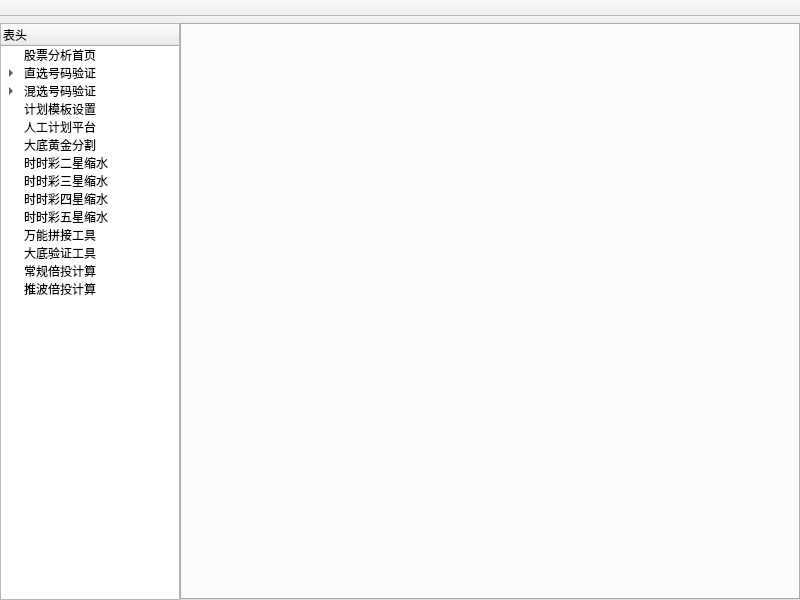
<?xml version="1.0" encoding="UTF-8"?>
<ui version="4.0">
 <class>maincontent</class>
 <widget class="QMainWindow" name="maincontent">
  <property name="enabled">
   <bool>true</bool>
  </property>
  <property name="geometry">
   <rect>
    <x>0</x>
    <y>0</y>
    <width>800</width>
    <height>600</height>
   </rect>
  </property>
  <property name="windowTitle">
   <string>MainWindow</string>
  </property>
  <widget class="QWidget" name="centralwidget">
   <layout class="QVBoxLayout" name="verticalLayout">
    <property name="spacing">
     <number>0</number>
    </property>
    <property name="leftMargin">
     <number>0</number>
    </property>
    <property name="topMargin">
     <number>0</number>
    </property>
    <property name="rightMargin">
     <number>0</number>
    </property>
    <property name="bottomMargin">
     <number>0</number>
    </property>
    <item>
     <layout class="QHBoxLayout" name="horizontalLayout">
      <property name="spacing">
       <number>0</number>
      </property>
      <property name="topMargin">
       <number>6</number>
      </property>
      <item>
       <widget class="QTreeWidget" name="treeWidgetMenu">
        <property name="minimumSize">
         <size>
          <width>180</width>
          <height>0</height>
         </size>
        </property>
        <property name="maximumSize">
         <size>
          <width>180</width>
          <height>16777215</height>
         </size>
        </property>
        <column>
         <property name="text">
          <string>表头</string>
         </property>
        </column>
        <item>
         <property name="text">
          <string>股票分析首页</string>
         </property>
         <property name="icon">
          <iconset resource="../res.qrc">
           <normaloff>:/image/image/app.jpg</normaloff>:/image/image/app.jpg</iconset>
         </property>
        </item>
        <item>
         <property name="text">
          <string>直选号码验证</string>
         </property>
         <property name="icon">
          <iconset resource="../res.qrc">
           <normaloff>:/image/image/floder.png</normaloff>:/image/image/floder.png</iconset>
         </property>
         <item>
          <property name="text">
           <string>定位胆</string>
          </property>
          <property name="icon">
           <iconset resource="../res.qrc">
            <normaloff>:/image/image/tc.ico</normaloff>:/image/image/tc.ico</iconset>
          </property>
         </item>
         <item>
          <property name="text">
           <string>二星直选</string>
          </property>
          <property name="icon">
           <iconset resource="../res.qrc">
            <normaloff>:/image/image/tc.ico</normaloff>:/image/image/tc.ico</iconset>
          </property>
         </item>
         <item>
          <property name="text">
           <string>三星直选</string>
          </property>
          <property name="icon">
           <iconset resource="../res.qrc">
            <normaloff>:/image/image/tc.ico</normaloff>:/image/image/tc.ico</iconset>
          </property>
         </item>
         <item>
          <property name="text">
           <string>四星直选</string>
          </property>
          <property name="icon">
           <iconset resource="../res.qrc">
            <normaloff>:/image/image/tc.ico</normaloff>:/image/image/tc.ico</iconset>
          </property>
         </item>
         <item>
          <property name="text">
           <string>五星直选</string>
          </property>
          <property name="icon">
           <iconset resource="../res.qrc">
            <normaloff>:/image/image/tc.ico</normaloff>:/image/image/tc.ico</iconset>
          </property>
         </item>
        </item>
        <item>
         <property name="text">
          <string>混选号码验证</string>
         </property>
         <property name="icon">
          <iconset resource="../res.qrc">
           <normaloff>:/image/image/floder.png</normaloff>:/image/image/floder.png</iconset>
         </property>
         <item>
          <property name="text">
           <string>二星混选</string>
          </property>
          <property name="icon">
           <iconset resource="../res.qrc">
            <normaloff>:/image/image/tc.ico</normaloff>:/image/image/tc.ico</iconset>
          </property>
         </item>
         <item>
          <property name="text">
           <string>三星混选</string>
          </property>
          <property name="icon">
           <iconset resource="../res.qrc">
            <normaloff>:/image/image/tc.ico</normaloff>:/image/image/tc.ico</iconset>
          </property>
         </item>
        </item>
        <item>
         <property name="text">
          <string>计划模板设置</string>
         </property>
         <property name="icon">
          <iconset resource="../res.qrc">
           <normaloff>:/image/image/60000958.png</normaloff>:/image/image/60000958.png</iconset>
         </property>
        </item>
        <item>
         <property name="text">
          <string>人工计划平台</string>
         </property>
         <property name="icon">
          <iconset resource="../res.qrc">
           <normaloff>:/image/image/MixFileType.png</normaloff>:/image/image/MixFileType.png</iconset>
         </property>
        </item>
        <item>
         <property name="text">
          <string>大底黄金分割</string>
         </property>
         <property name="icon">
          <iconset resource="../res.qrc">
           <normaloff>:/image/image/v009_24.png</normaloff>:/image/image/v009_24.png</iconset>
         </property>
        </item>
        <item>
         <property name="text">
          <string>时时彩二星缩水</string>
         </property>
         <property name="icon">
          <iconset resource="../res.qrc">
           <normaloff>:/image/image/money.png</normaloff>:/image/image/money.png</iconset>
         </property>
        </item>
        <item>
         <property name="text">
          <string>时时彩三星缩水</string>
         </property>
         <property name="icon">
          <iconset resource="../res.qrc">
           <normaloff>:/image/image/money.png</normaloff>:/image/image/money.png</iconset>
         </property>
        </item>
        <item>
         <property name="text">
          <string>时时彩四星缩水</string>
         </property>
         <property name="icon">
          <iconset resource="../res.qrc">
           <normaloff>:/image/image/money.png</normaloff>:/image/image/money.png</iconset>
         </property>
        </item>
        <item>
         <property name="text">
          <string>时时彩五星缩水</string>
         </property>
         <property name="icon">
          <iconset resource="../res.qrc">
           <normaloff>:/image/image/money.png</normaloff>:/image/image/money.png</iconset>
         </property>
        </item>
        <item>
         <property name="text">
          <string>万能拼接工具</string>
         </property>
         <property name="icon">
          <iconset resource="../res.qrc">
           <normaloff>:/image/image/jskt_1.png</normaloff>:/image/image/jskt_1.png</iconset>
         </property>
        </item>
        <item>
         <property name="text">
          <string>大底验证工具</string>
         </property>
         <property name="icon">
          <iconset resource="../res.qrc">
           <normaloff>:/image/image/jskt_1.png</normaloff>:/image/image/jskt_1.png</iconset>
         </property>
        </item>
        <item>
         <property name="text">
          <string>常规倍投计算</string>
         </property>
         <property name="icon">
          <iconset resource="../res.qrc">
           <normaloff>:/image/image/calc.png</normaloff>:/image/image/calc.png</iconset>
         </property>
        </item>
        <item>
         <property name="text">
          <string>推波倍投计算</string>
         </property>
         <property name="icon">
          <iconset resource="../res.qrc">
           <normaloff>:/image/image/calc.png</normaloff>:/image/image/calc.png</iconset>
         </property>
        </item>
       </widget>
      </item>
      <item>
       <widget class="QTabWidget" name="tabWidgetContent"/>
      </item>
     </layout>
    </item>
   </layout>
  </widget>
  <widget class="QToolBar" name="toolBar">
   <property name="enabled">
    <bool>true</bool>
   </property>
   <property name="minimumSize">
    <size>
     <width>0</width>
     <height>0</height>
    </size>
   </property>
   <property name="windowTitle">
    <string>toolBar</string>
   </property>
   <property name="movable">
    <bool>false</bool>
   </property>
   <property name="toolButtonStyle">
    <enum>Qt::ToolButtonTextBesideIcon</enum>
   </property>
   <attribute name="toolBarArea">
    <enum>TopToolBarArea</enum>
   </attribute>
   <attribute name="toolBarBreak">
    <bool>false</bool>
   </attribute>
  </widget>
  <action name="actionLogin">
   <property name="icon">
    <iconset resource="../res.qrc">
     <normaloff>:/image/image/login.png</normaloff>:/image/image/login.png</iconset>
   </property>
   <property name="text">
    <string>立刻登录</string>
   </property>
   <property name="toolTip">
    <string>&lt;html&gt;&lt;head/&gt;&lt;body&gt;&lt;font color=&quot;#123456&quot;&gt;立刻登录&lt;/font&gt;&lt;/body&gt;&lt;/html&gt;
</string>
   </property>
  </action>
  <action name="actionRegister">
   <property name="icon">
    <iconset resource="../res.qrc">
     <normaloff>:/image/image/register.png</normaloff>:/image/image/register.png</iconset>
   </property>
   <property name="text">
    <string>用户注册</string>
   </property>
   <property name="toolTip">
    <string>&lt;html&gt;&lt;head/&gt;&lt;body&gt;&lt;font color=&quot;#123456&quot;&gt;用户注册&lt;/font&gt;&lt;/body&gt;&lt;/html&gt;
</string>
   </property>
  </action>
  <action name="actionFogetPwd">
   <property name="icon">
    <iconset resource="../res.qrc">
     <normaloff>:/image/image/Hand.png</normaloff>:/image/image/Hand.png</iconset>
   </property>
   <property name="text">
    <string>忘记密码</string>
   </property>
   <property name="toolTip">
    <string>&lt;html&gt;&lt;head/&gt;&lt;body&gt;&lt;font color=&quot;#123456&quot;&gt;忘记密码&lt;/font&gt;&lt;/body&gt;&lt;/html&gt;
</string>
   </property>
  </action>
  <action name="actionChat">
   <property name="icon">
    <iconset resource="../res.qrc">
     <normaloff>:/image/image/session.png</normaloff>:/image/image/session.png</iconset>
   </property>
   <property name="text">
    <string>聊天窗口</string>
   </property>
   <property name="toolTip">
    <string>&lt;html&gt;&lt;head/&gt;&lt;body&gt;&lt;font color=&quot;#123456&quot;&gt;聊天窗口&lt;/font&gt;&lt;/body&gt;&lt;/html&gt;
</string>
   </property>
  </action>
  <action name="actionOutLogin">
   <property name="text">
    <string>退出登录</string>
   </property>
   <property name="toolTip">
    <string>退出登录</string>
   </property>
  </action>
 </widget>
 <resources>
  <include location="../res.qrc"/>
 </resources>
 <connections/>
</ui>
